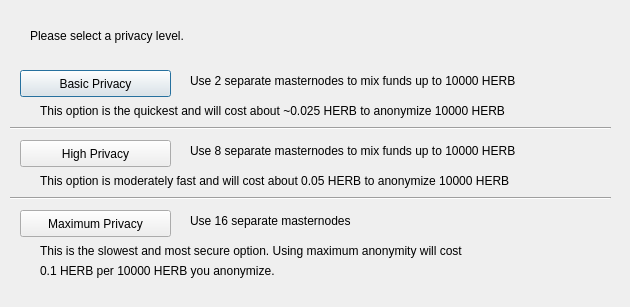
<?xml version="1.0" encoding="UTF-8"?>
<ui version="4.0">
 <class>ObfuscationConfig</class>
 <widget class="QDialog" name="ObfuscationConfig">
  <property name="geometry">
   <rect>
    <x>0</x>
    <y>0</y>
    <width>630</width>
    <height>307</height>
   </rect>
  </property>
  <property name="windowTitle">
   <string>Configure Obfuscation</string>
  </property>
  <widget class="QPushButton" name="buttonBasic">
   <property name="geometry">
    <rect>
     <x>20</x>
     <y>70</y>
     <width>151</width>
     <height>27</height>
    </rect>
   </property>
   <property name="text">
    <string>Basic Privacy</string>
   </property>
  </widget>
  <widget class="QPushButton" name="buttonHigh">
   <property name="geometry">
    <rect>
     <x>20</x>
     <y>140</y>
     <width>151</width>
     <height>27</height>
    </rect>
   </property>
   <property name="text">
    <string>High Privacy</string>
   </property>
  </widget>
  <widget class="QPushButton" name="buttonMax">
   <property name="geometry">
    <rect>
     <x>20</x>
     <y>210</y>
     <width>151</width>
     <height>27</height>
    </rect>
   </property>
   <property name="text">
    <string>Maximum Privacy</string>
   </property>
  </widget>
  <widget class="QLabel" name="label">
   <property name="geometry">
    <rect>
     <x>30</x>
     <y>20</y>
     <width>571</width>
     <height>31</height>
    </rect>
   </property>
   <property name="text">
    <string>Please select a privacy level.</string>
   </property>
  </widget>
  <widget class="QLabel" name="label_2">
   <property name="geometry">
    <rect>
     <x>190</x>
     <y>70</y>
     <width>421</width>
     <height>21</height>
    </rect>
   </property>
   <property name="text">
    <string>Use 2 separate masternodes to mix funds up to 10000 HERB</string>
   </property>
  </widget>
  <widget class="QLabel" name="label_3">
   <property name="geometry">
    <rect>
     <x>190</x>
     <y>140</y>
     <width>411</width>
     <height>21</height>
    </rect>
   </property>
   <property name="text">
    <string>Use 8 separate masternodes to mix funds up to 10000 HERB</string>
   </property>
  </widget>
  <widget class="QLabel" name="label_4">
   <property name="geometry">
    <rect>
     <x>190</x>
     <y>210</y>
     <width>421</width>
     <height>21</height>
    </rect>
   </property>
   <property name="text">
    <string>Use 16 separate masternodes</string>
   </property>
  </widget>
  <widget class="QLabel" name="label_6">
   <property name="geometry">
    <rect>
     <x>40</x>
     <y>100</y>
     <width>561</width>
     <height>21</height>
    </rect>
   </property>
   <property name="text">
    <string>This option is the quickest and will cost about ~0.025 HERB to anonymize 10000 HERB</string>
   </property>
  </widget>
  <widget class="QLabel" name="label_7">
   <property name="geometry">
    <rect>
     <x>40</x>
     <y>170</y>
     <width>561</width>
     <height>21</height>
    </rect>
   </property>
   <property name="text">
    <string>This option is moderately fast and will cost about 0.05 HERB to anonymize 10000 HERB</string>
   </property>
  </widget>
  <widget class="QLabel" name="label_8">
   <property name="geometry">
    <rect>
     <x>40</x>
     <y>240</y>
     <width>561</width>
     <height>21</height>
    </rect>
   </property>
   <property name="text">
    <string>This is the slowest and most secure option. Using maximum anonymity will cost</string>
   </property>
  </widget>
  <widget class="QLabel" name="label_9">
   <property name="geometry">
    <rect>
     <x>40</x>
     <y>260</y>
     <width>561</width>
     <height>21</height>
    </rect>
   </property>
   <property name="text">
    <string>0.1 HERB per 10000 HERB you anonymize.</string>
   </property>
  </widget>
  <widget class="Line" name="line">
   <property name="geometry">
    <rect>
     <x>10</x>
     <y>120</y>
     <width>601</width>
     <height>16</height>
    </rect>
   </property>
   <property name="orientation">
    <enum>Qt::Horizontal</enum>
   </property>
  </widget>
  <widget class="Line" name="line_2">
   <property name="geometry">
    <rect>
     <x>10</x>
     <y>190</y>
     <width>601</width>
     <height>16</height>
    </rect>
   </property>
   <property name="orientation">
    <enum>Qt::Horizontal</enum>
   </property>
  </widget>
 </widget>
 <resources/>
 <connections/>
</ui>
